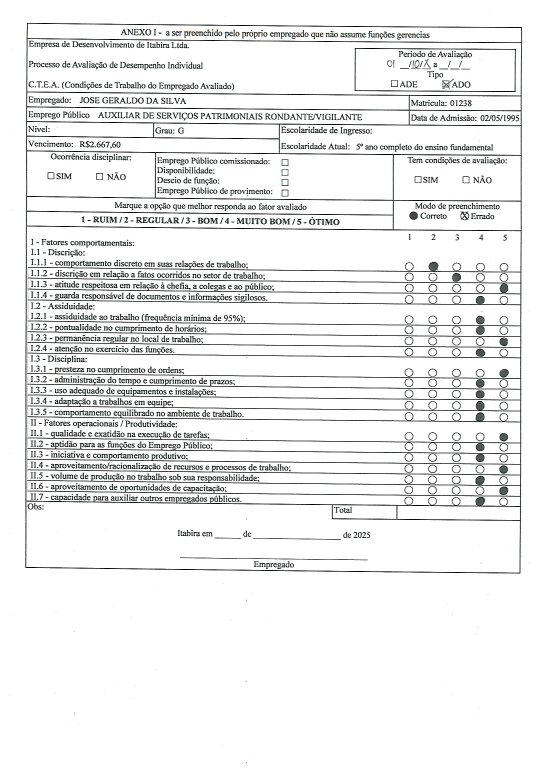
#> input picture template/formulario_base.png, 1653 x 2338 px (shown at 1/3 size)
$ python extrator.py
#> lines starting #> are read from the running program, lines starting #| are printed output that depends on the picture
import cv2
import numpy as np
import pandas as pd
import os
import pytesseract

# Se o Tesseract não foi adicionado ao PATH do seu sistema durante a instalação (Windows),
# você precisará descomentar a linha abaixo e colocar o caminho para o executável.
# Exemplo: pytesseract.pytesseract.tesseract_cmd = r'C:\Program Files\Tesseract-OCR\tesseract.exe'

# --- 1. CONFIGURAÇÃO ---
def gerar_mapa_de_coordenadas_manual():
    ids_das_perguntas = [
        "1.1.1", "1.1.2", "1.1.3", "1.1.4", "1.2.1", "1.2.2", "1.2.3", "1.2.4",
        "1.3.1", "1.3.2", "1.3.3", "1.3.4", "1.3.5", "II.1", "II.2", "II.3",
        "II.4", "II.5", "II.6", "II.7"
    ]
    todas_as_coordenadas = [
        (1248, 800), (1319, 800), (1390, 800), (1460, 800), (1531, 800),
        (1247, 831), (1318, 831), (1389, 831), (1459, 831), (1530, 831),
        (1248, 864), (1319, 864), (1390, 864), (1460, 864), (1531, 864),
        (1248, 897), (1319, 897), (1390, 897), (1460, 897), (1531, 897),
        (1247, 961), (1318, 961), (1389, 961), (1459, 961), (1530, 961),
        (1247, 989), (1318, 989), (1389, 989), (1459, 989), (1530, 989),
        (1246, 1022), (1317, 1022), (1388, 1022), (1458, 1022), (1529, 1022),
        (1247, 1056), (1318, 1056), (1389, 1056), (1459, 1056), (1530, 1056),
        (1247, 1117), (1318, 1117), (1389, 1117), (1459, 1117), (1530, 1117),
        (1247, 1146), (1318, 1146), (1389, 1146), (1459, 1146), (1530, 1146),
        (1247, 1181), (1318, 1181), (1389, 1181), (1459, 1181), (1530, 1181),
        (1248, 1214), (1319, 1214), (1390, 1214), (1460, 1214), (1531, 1214),
        (1247, 1249), (1318, 1249), (1389, 1249), (1459, 1249), (1530, 1249),
        (1247, 1309), (1318, 1309), (1389, 1309), (1459, 1309), (1530, 1309),
        (1246, 1340), (1317, 1340), (1388, 1340), (1458, 1340), (1529, 1340),
        (1247, 1373), (1318, 1373), (1389, 1373), (1459, 1373), (1530, 1373),
        (1247, 1406), (1318, 1406), (1389, 1406), (1459, 1406), (1530, 1406),
        (1246, 1439), (1317, 1439), (1388, 1439), (1458, 1439), (1529, 1439),
        (1247, 1470), (1318, 1470), (1389, 1470), (1459, 1470), (1530, 1470),
        (1247, 1503), (1318, 1503), (1389, 1503), (1459, 1503), (1530, 1503)
    ]
    mapa_completo = {}
    for i, id_pergunta in enumerate(ids_das_perguntas):
        inicio_bloco, fim_bloco = i * 5, (i + 1) * 5
        mapa_completo[id_pergunta] = todas_as_coordenadas[inicio_bloco:fim_bloco]
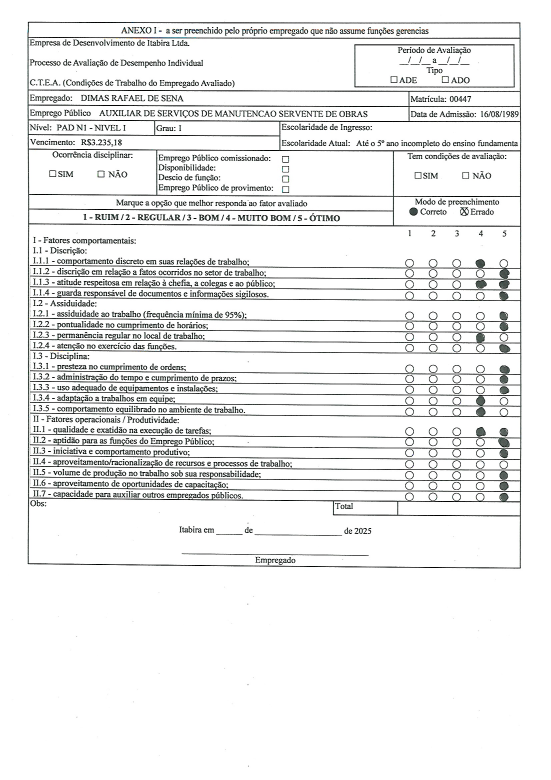
#> input picture 01_Autoavaliacoes/scans/doc00565120250917154523_001.jpg, 1653 x 2338 px (shown at 1/3 size)
    return mapa_completo

QUESTION_MAP = gerar_mapa_de_coordenadas_manual()
CIRCLE_ROI_WIDTH, CIRCLE_ROI_HEIGHT = 45, 30
MARKED_PERCENT_THRESHOLD = 0.15
TEMPLATE_PATH = 'template/formulario_base.png'

def ler_matricula_ocr(imagem_alinhada):
    try:
        x1, y1, x2, y2 = 1345, 286, 1441, 322
        roi_matricula = imagem_alinhada[y1:y2, x1:x2]
        config_ocr = r'--psm 6 -c tessedit_char_whitelist=0123456789'
        texto_matricula = pytesseract.image_to_string(roi_matricula, config=config_ocr)
        matricula_limpa = "".join(filter(str.isdigit, texto_matricula))
        return matricula_limpa if matricula_limpa else "NAO_LIDO"
    except Exception as e:
        print(f"   -> ERRO no OCR: {e}")
        return "ERRO_OCR"

def alinhar_imagem(imagem_processar, template):
    orb = cv2.ORB_create(nfeatures=2000)
    kp1, des1 = orb.detectAndCompute(imagem_processar, None)
#> kp1 = 2000 keypoints; strongest (x, y, size): (444, 1006, 31), (715, 473, 31), (252, 1358, 31), (561, 254, 31)
    kp2, des2 = orb.detectAndCompute(template, None)
#> kp2 = 2000 keypoints; strongest (x, y, size): (296, 1338, 31), (428, 861, 31), (904, 395, 31), (436, 621, 31)
    matcher = cv2.BFMatcher(cv2.NORM_HAMMING, crossCheck=True)
    matches = sorted(matcher.match(des1, des2), key=lambda x: x.distance)
#> matches = 843 matches
    good_matches = matches[:50]
#> good_matches = 50 matches
    src_pts = np.float32([kp1[m.queryIdx].pt for m in good_matches]).reshape(-1, 1, 2)
#> src_pts = 50 rows, first 8: [215, 525.5], [407, 879], [219.6, 778.8], [282, 1416.3], [476.9, 1225.2], [84.6, 1689.6], [226.9, 182.1], [172.8, 1136.2]
    dst_pts = np.float32([kp2[m.trainIdx].pt for m in good_matches]).reshape(-1, 1, 2)
#> dst_pts = 50 rows, first 8: [373.2, 534.5], [342, 1172], [213.6, 784.8], [275.8, 1426.6], [471.7, 1237.2], [77.14, 1702], [223.9, 188.1], [165.6, 1209.6]
    matrix, _ = cv2.findHomography(src_pts, dst_pts, cv2.RANSAC, 5.0)
#> matrix = [[1.01, -0.0039, -3.69], [0.00487, 1, 4.26], [7.68e-07, -8.22e-07, 1]]
    h, w = template.shape
#> h = 2338; w = 1653
    return cv2.warpPerspective(imagem_processar, matrix, (w, h))
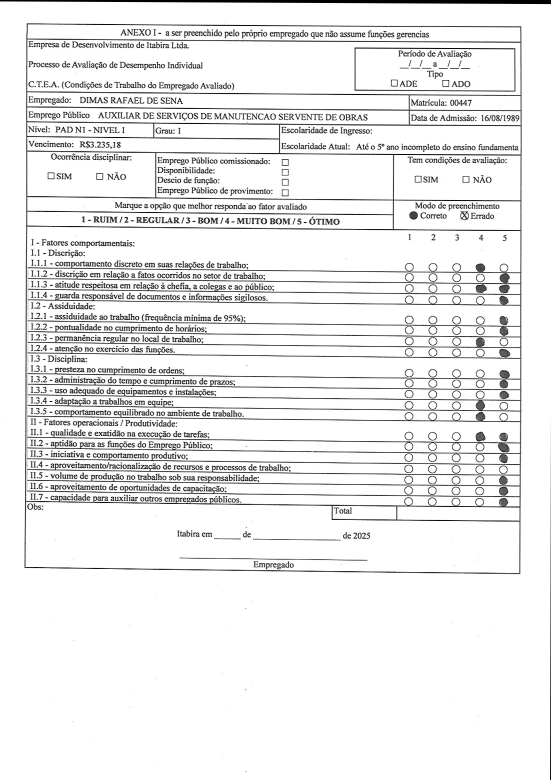
#> returned value: shape (2338, 1653) (shown at 1/3 size); min 0, max 255, mean 235.5

def processar_formulario(caminho_da_imagem, template_img):
    try:
        imagem_original = cv2.imread(caminho_da_imagem, cv2.IMREAD_GRAYSCALE)
        if imagem_original is None: return None
        imagem_alinhada = alinhar_imagem(imagem_original, template_img)
        matricula = ler_matricula_ocr(imagem_alinhada)
#> in ler_matricula_ocr, `roi_matricula = imagem_alinhada[y1:y2, x1:x2]`:
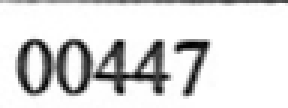
#> roi_matricula: shape (36, 96) (shown 3 times larger); min 1, max 255, mean 219.3
        resultados = {'matricula': matricula, 'arquivo_origem': os.path.basename(caminho_da_imagem)}
        _, img_binaria = cv2.threshold(imagem_alinhada, 0, 255, cv2.THRESH_BINARY_INV + cv2.THRESH_OTSU)

        soma_das_notas = 0
        ids_perguntas = list(QUESTION_MAP.keys())

        for id_pergunta in ids_perguntas:
            lista_de_coords = QUESTION_MAP[id_pergunta]
            max_percentual = -1.0
            resposta_pergunta = 0
            for i, (x, y) in enumerate(lista_de_coords):
                x_inicio, y_inicio = x - (CIRCLE_ROI_WIDTH // 2), y - (CIRCLE_ROI_HEIGHT // 2)
                roi = img_binaria[y_inicio:y_inicio+CIRCLE_ROI_HEIGHT, x_inicio:x_inicio+CIRCLE_ROI_WIDTH]
                percentual_preenchido = cv2.countNonZero(roi) / (CIRCLE_ROI_WIDTH * CIRCLE_ROI_HEIGHT)
                if percentual_preenchido > max_percentual:
                    max_percentual = percentual_preenchido
                    resposta_pergunta = i + 1
            if max_percentual < MARKED_PERCENT_THRESHOLD:
                resposta_pergunta = 0

            resultados[id_pergunta] = resposta_pergunta
            soma_das_notas += resposta_pergunta # Acumula a nota na soma

        # --- ALTERAÇÃO 1: Adiciona a soma final ao dicionário de resultados ---
        resultados['SOMA_FINAL'] = soma_das_notas

        return resultados
    except Exception as e:
        print(f"   -> ERRO INESPERADO em {os.path.basename(caminho_da_imagem)}: {e}")
        return None

def executar_processamento(scans_folder, output_csv_path, template_img):
    print(f"\n--- Processando Pasta: '{scans_folder}' ---")

    results_folder = os.path.dirname(output_csv_path)
    if not os.path.exists(results_folder):
        os.makedirs(results_folder)

    todos_os_resultados = []
    if not os.path.exists(scans_folder):
        print(f"AVISO: A pasta de scans '{scans_folder}' não foi encontrada.")
        return

    arquivos_scaneados = [f for f in os.listdir(scans_folder) if f.lower().endswith(('.png', '.jpg', '.jpeg'))]

    if not arquivos_scaneados:
        print(f"AVISO: Nenhum arquivo de imagem na pasta '{scans_folder}'.")
    else:
        for nome_arquivo in arquivos_scaneados:
            caminho_completo = os.path.join(scans_folder, nome_arquivo)
            resultado = processar_formulario(caminho_completo, template_img)

            if resultado:
                matricula = resultado.get('matricula', nome_arquivo)
                print(f"Analisando: {nome_arquivo} | Matrícula: {matricula}... OK")
                todos_os_resultados.append(resultado)

    if todos_os_resultados:
        df = pd.DataFrame(todos_os_resultados)

        # Garante a ordem das colunas, com a SOMA_FINAL no final
        ids_perguntas = list(QUESTION_MAP.keys())
        colunas_ordenadas = ['matricula', 'arquivo_origem'] + ids_perguntas + ['SOMA_FINAL']
        df = df[colunas_ordenadas]

        df.to_csv(output_csv_path, index=False, sep=';')
        print(f"-> Arquivo '{output_csv_path}' foi gerado com {len(todos_os_resultados)} formulários.")
    else:
        print("-> Nenhum formulário foi processado com sucesso nesta pasta.")

if __name__ == "__main__":
    print("Iniciando o processador de avaliações automatizado...")
    tarefas = [
        {
            "scans_folder": "01_Autoavaliacoes/scans",
            "output_csv": "01_Autoavaliacoes/resultados/autoavaliacoes.csv"
        },
        {
            "scans_folder": "02_Avaliacoes_Superiores/scans",
            "output_csv": "02_Avaliacoes_Superiores/resultados/avaliacoes_superiores.csv"
        }
    ]
    template_reto = cv2.imread(TEMPLATE_PATH, cv2.IMREAD_GRAYSCALE)
    if template_reto is None:
        print(f"ERRO CRÍTICO: Não foi possível carregar o template em '{TEMPLATE_PATH}'")
        exit()
    for tarefa in tarefas:
        executar_processamento(tarefa["scans_folder"], tarefa["output_csv"], template_reto)
#> (the call stopped at in ler_matricula_ocr, `texto_matricula = pytesseract.image_to_string(roi_matricula, config=co..`: pytesseract is not available in this run)
    print("\n----------------------------------------------------")
    print("Todas as tarefas foram concluídas.")
    print("----------------------------------------------------")
